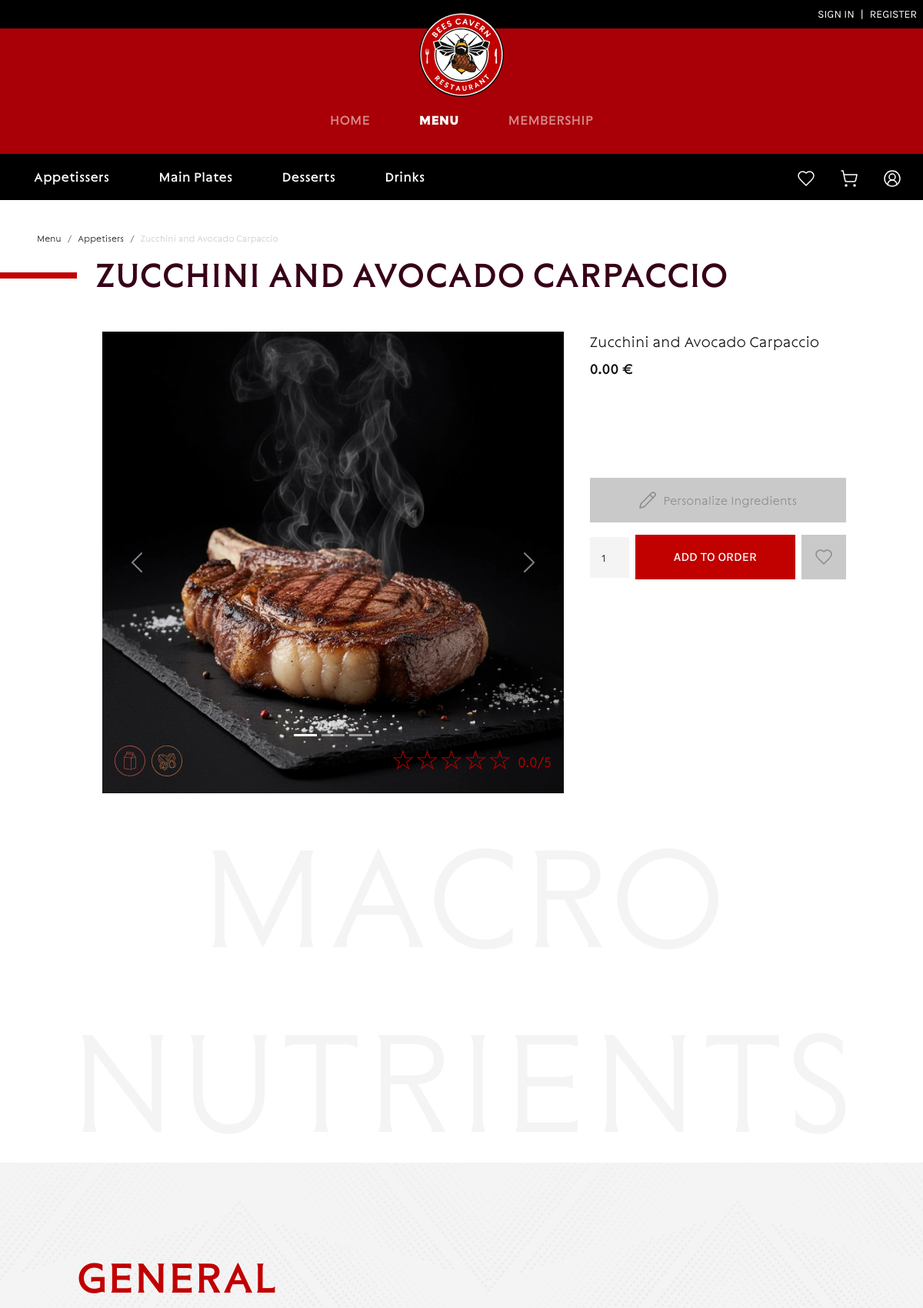
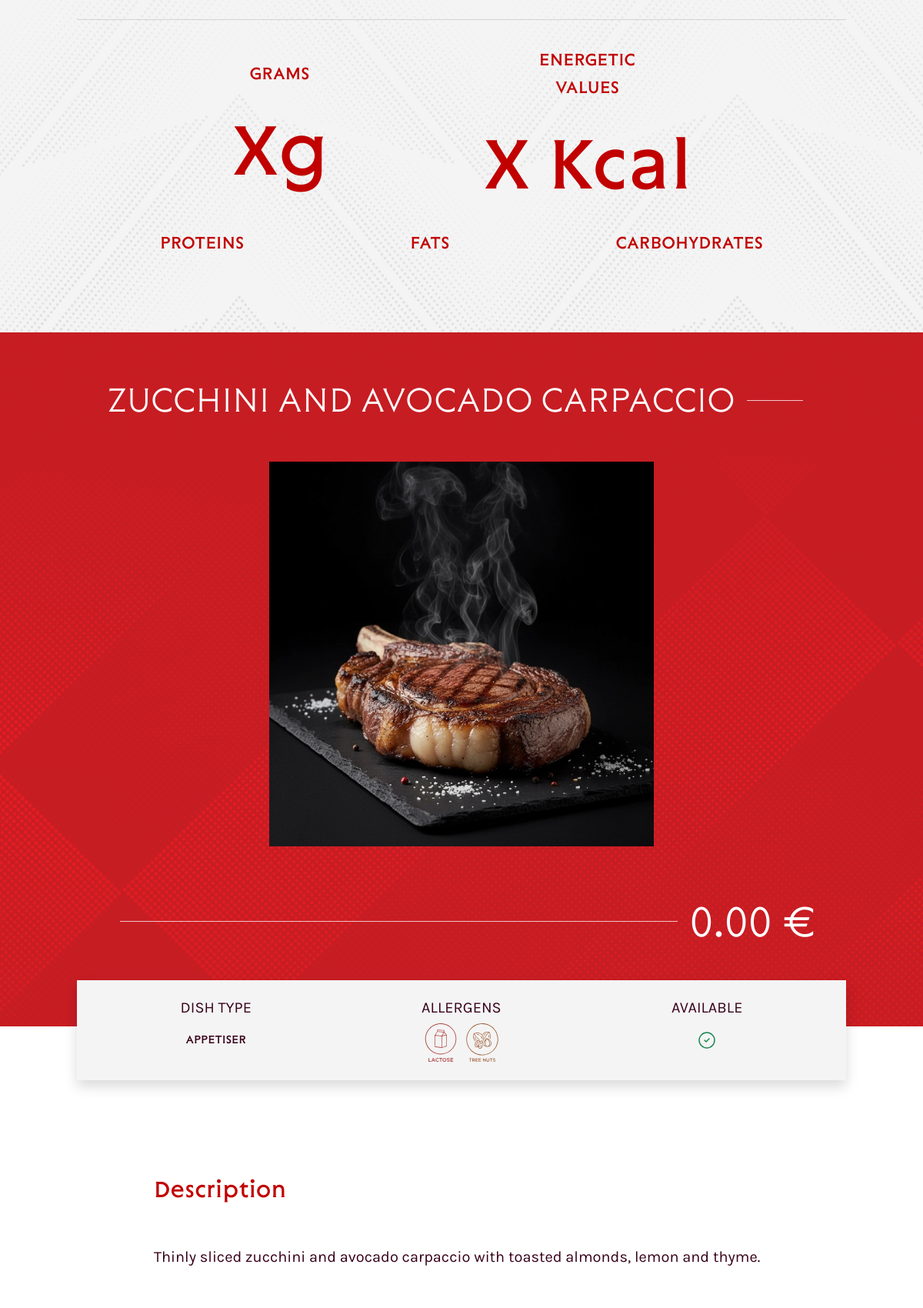
The page /?controller=Product&action=show&id=1 (upper part) on the database its author committed (2 pictures, top to bottom).
### tables this page shows
CREATE TABLE allergen (
  id_allergen     BIGINT UNSIGNED PRIMARY KEY AUTO_INCREMENT,
  name            VARCHAR(80) NOT NULL,
  description     VARCHAR(255) NULL,
  icon_dir        JSON NOT NULL
);

CREATE TABLE product (
  id_product        BIGINT UNSIGNED PRIMARY KEY AUTO_INCREMENT,
  name              VARCHAR(120) NOT NULL,
  description       TEXT NULL,
  dish_type         ENUM('appetiser','main','dessert','drink') NOT NULL,  
  price             DECIMAL(10,2) NOT NULL DEFAULT 0.00,  
  img_dir           JSON NOT NULL,
  available         TINYINT(1) NOT NULL DEFAULT 1,
  created_at        DATETIME NOT NULL DEFAULT CURRENT_TIMESTAMP,
  updated_at        DATETIME NOT NULL DEFAULT CURRENT_TIMESTAMP ON UPDATE CURRENT_TIMESTAMP

);

### app/view/product/show.php (the view, shortened to what the rows shown need)
<!DOCTYPE html>
<html lang="en">
<head>
    <link rel="stylesheet" href="/css/products-styles.css">
</head>
<body>
    <div class="d-flex flex-column justify-content-center align-items-center col-12">
        <div class="d-flex justify-content-start align-items-center col-12 my-4">
            <?php
                $dishType = $product->getDishType();
                if ($dishType) {
                    $dishTypes = [
                        'appetiser' => 'Appetisers',
                        'main' => 'Main Plates',
                        'dessert' => 'Desserts',
                        'drink' => 'Drinks',
                    ];
                    $dishTypeLabel = $dishTypes[$dishType] ?? ucfirst($dishType);
                    renderBCPageTitle([
                        'Menu' => '/?controller=Product&action=index',
                        $dishTypeLabel => '?controller=Product&action=index&dishType=' . urlencode($product->getDishType()),
                        htmlspecialchars($product->getName()) => null
                    ]);
                } else {
                    renderBCPageTitle([ htmlspecialchars($product->getName()) => null ]);
                }
            ?>
        </div>
        <div class="product-detail d-flex flex-row justify-content-center align-items-start col-10">
            <div class="d-flex justify-content-center align-items-center col-8">
                <div class="product-image-wrapper">
                    <?php if (count($productImages) > 1): ?>
                        <?php $carouselId = 'productCarousel-' . htmlspecialchars($product->getId());?>
                        <div id="<?= $carouselId ?>" class="carousel slide" data-bs-ride="carousel">
                            <div class="carousel-indicators">
                                <?php foreach ($productImages as $prodImg => $img): ?>
                                    <button type="button" data-bs-target="#<?= $carouselId ?>" data-bs-slide-to="<?= $prodImg ?>"
                                        <?= $prodImg === 0 ? 'class="active" aria-current="true"' : '' ?> aria-label="Slide <?= $prodImg+1 ?>">
                                    </button>
                                <?php endforeach; ?>
                            </div>
                            <div class="carousel-inner">
                                <?php foreach ($productImages as $prodImg => $img): ?>
                                    <div class="carousel-item <?= $prodImg === 0 ? 'active' : '' ?>">
                                        <img src="<?= htmlspecialchars($img) ?>" class="d-block w-100 product-main-image" alt="<?= htmlspecialchars($product->getName()) ?>">
                                    </div>
                                <?php endforeach; ?>
                            </div>
                            <button class="carousel-control-prev" type="button" data-bs-target="#<?= $carouselId ?>" data-bs-slide="prev">
                                <span class="carousel-control-prev-icon" aria-hidden="true"></span>
                            </button>
                            <button class="carousel-control-next" type="button" data-bs-target="#<?= $carouselId ?>" data-bs-slide="next">
                                <span class="carousel-control-next-icon" aria-hidden="true"></span>
                            </button>
                        </div>
                    <?php else: ?>
                        <img src="<?= htmlspecialchars($productImages[0]) ?>" alt="<?= htmlspecialchars($product->getName()) ?>" class="product-main-image">
                    <?php endif; ?>
                    <div class="carousel-overlay p-3 d-flex justify-content-between align-items-center">
                        <?php if (isset($productContainedAllergens) && !empty($productContainedAllergens)): ?>
                            <div class="d-flex flex-wrap align-items-center gap-2">
                                <?php foreach ($productContainedAllergens as $allergen): ?>
                                    <?= $allergen->renderIconOrName('color', 'width="40" height="40"') ?>
                                <?php endforeach; ?>
                            </div>
                        <?php endif; ?>
                        <div class="d-flex justify-content-end align-items-center">
                            <div class="d-flex justify-content-center align-items-center gap-2">
                                <div class="stars" style="font-size:35px;" aria-hidden="true">
                                    <?php
                                        $rounded = (int)round($productRating);
                                        for ($i = 1; $i <= 5; $i++) {
                                            if ($i <= $rounded) {
                                                echo '<span class="text-primary-red">&#9733;</span>';
                                            } else {
                                                echo '<span class="text-primary-red">&#9734;</span>';
                                            }
                                        }
                                    ?>
                                </div>
                            </div>
                            <span class="font-sting-light fs-20 text-primary-red ms-2"><?= htmlspecialchars(number_format($productRating, 1)) ?>/5</span>
                        </div>
                    </div>
                </div>
            </div>
            <div class="d-flex flex-column justify-content-start col-4 gap-3">
                <div class="d-flex flex-column justify-content-center align-items-start">
                    <h6 class="font-sting-light fs-20 text-primary-black"><?= htmlspecialchars($product->getName()) ?></h6>
                    <span class="font-sting-regular fs-20 text-primary-black"><?= number_format($product->getPrice(), 2) ?> €</span>
                </div>
                <button class="btn-white bg-secondary-white w-100 py-3" disabled>
                    <i data-lucide="pencil"></i>
                    <span class="font-sting-light fs-16">Personalize Ingredients</span>
                </button>
                <div class="d-flex align-items-center gap-2">
                    <?php if (method_exists($product, 'getAvailable') ? $product->getAvailable() : false): ?>
                        <form class="add-to-cart-form d-flex align-items-center gap-2 w-100" data-product-id="<?= $product->getId() ?>">
                            <div class="input-group w-25">
                                <input type="number" id="quantity" name="quantity" value="1" min="1" max="10" class="w-100 py-3 text-center">
                            </div>
                            <button type="submit" class="btn-red w-100 py-3">ADD TO ORDER</button>
                        </form>
                        <button class="btn-white p-3" disabled title="Add to favourites (not implemented)">
                            <i data-lucide="heart" class=""></i>
                        </button>
                    <?php else: ?>
                        <div class="font-sting-light fs-16 color-primary-grey">Product not available right now</div>
                    <?php endif; ?>
                </div>
            </div>
        </div>
        <div class="product-macros d-flex flex-column justify-content-center align-items-center col-12">
            <h3 class="font-sting-light fs-200 text-secondary-white text-uppercase text-center my-0">MACRO<br>NUTRIENTS</h3>
            <div class="macros-values white-bg d-flex justify-content-center align-items-center gap-4 col-12">
                <div class="macro-item d-flex flex-column justify-content-center align-items-center col-10">
                    <span class="justify-content-start font-sting-regular fs-60 text-primary-red uppercase w-100">GENERAL</span>
                    <hr class="flex-fill border-1 border-primary-grey mt-4 mx-3 opacity-75 w-100">
                    <div class="d-flex justify-content-evenly align-items-center w-100 mt-3">
                        <div class="d-flex flex-column justify-content-center align-items-center">
                            <span class="font-sting-regular fs-24 text-primary-red uppercase">GRAMS</span>
                            <span class="font-sting-regular fs-100 text-primary-red">Xg</span>
                        </div>
                        <div class="d-flex flex-column justify-content-center align-items-center">
                            <span class="font-sting-regular fs-24 text-primary-red text-center uppercase">ENERGETIC<br>VALUES</span>
                            <span class="font-sting-regular fs-100 text-primary-red">X Kcal</span>
                        </div>
                    </div>
                    <div class="d-flex justify-content-around align-items-center w-100 mt-3">
                        <div class="d-flex flex-column justify-content-center align-items-center">
                            <span class="font-sting-regular fs-24 text-primary-red uppercase">PROTEINS</span>
                        </div>
                        <div class="d-flex flex-column justify-content-center align-items-center">
                            <span class="font-sting-regular fs-24 text-primary-red uppercase">FATS</span>
                        </div>
                        <div class="d-flex flex-column justify-content-center align-items-center">
                            <span class="font-sting-regular fs-24 text-primary-red uppercase">CARBOHYDRATES</span>
                        </div>
                    </div>
                </div>
            </div>
        </div>
        <div class="d-flex flex-column justify-content-center align-items-center col-12">
            <div class="red-bg d-flex flex-column justify-content-center align-items-center col-12 p-5">
                <div class="d-flex flex-row justify-content-center align-items-center col-10">
                    <span class="font-sting-light fs-48 text-primary-white text-start text-nowrap text-uppercase">
                        <?= htmlspecialchars($product->getName()) ?>
                    </span>
                    <hr class="flex-fill border-1 border-white mt-4 mx-3 opacity-75">
                </div>
                <img src="<?= htmlspecialchars($productImages[0]) ?>" alt="<?= htmlspecialchars($product->getName()) ?>" width="500" height="500" class="product-main-image my-5">
                <div class="d-flex flex-row justify-content-center align-items-center col-10 mb-5">
                    <hr class="flex-fill border-1 border-primary-white opacity-75 mx-3 mt-4">
                    <span class="font-sting-light fs-60 text-primary-white text-end text-nowrap">
                        <?= number_format($product->getPrice(), 2) ?> €
                    </span>
                </div>
            </div>
            <div class="product-info d-flex justify-content-between bg-secondary-white shadow p-4 col-10">
                <div class="text-center flex-fill">
                    <h5 class="font-karla-regular fs-20 text-primary-dark-red text-uppercase">Dish Type</h5>
                    <p class="font-sting-regular fs-16 text-primary-dark-red text-uppercase mt-3"><?= htmlspecialchars($product->getDishType() ?? '—') ?></p>
                </div>
                <div class="text-center flex-fill">
                    <h5 class="font-karla-regular fs-20 text-primary-dark-red text-uppercase">Allergens</h5>
                    <div class="font-sting-regular fs-16 text-primary-dark-red text-uppercase mt-2">
                        <?php foreach ($productContainedAllergens as $allergen): ?>
                            <?= $allergen->renderIconOrName('txt', 'width="50" height="50"') ?>
                        <?php endforeach; ?>
                    </div>
                </div>
                <div class="text-center flex-fill">
                    <h5 class="font-karla-regular fs-20 text-primary-dark-red text-uppercase">Available</h5>
                    <p class="font-sting-regular fs-16 text-primary-dark-red text-uppercase mt-3">
                        <?php if ((bool)$product->getAvailable()): ?>
                            <i data-lucide="circle-check" class="text-success" aria-hidden="true"></i>
                        <?php else: ?>
                            <i data-lucide="circle-x" class="text-danger" aria-hidden="true"></i>
                        <?php endif; ?>
                    </p>
                </div>
            </div>
            <div class="product-description d-flex flex-column justify-content-center align-items-start col-8 gap-3 my-5">
                <?php if ($product->getDescription()): ?>
                    <div class="my-4">
                        <h3 class="fs-32 text-capitalize">Description</h3>
                        <p class="text-primary-dark-red"><?= htmlspecialchars($product->getDescription()) ?></p>
                    </div>
                <?php endif; ?>
            </div>
        </div>
    </div>
</body>
</html>

### app/model/Allergen.php (shortened to what the rows shown need)
<?php
class Allergen{
    private string $name;
    private ?string $description = null;
    private array $icon_dir;
    public function __construct($data = null)
    {
        if ($data) {
            $this->name = (string)($data['name'] ?? '');
            $this->description = isset($data['description']) ? (string)$data['description'] : null;
            $this->icon_dir = isset($data['icon_dir']) ? (is_string($data['icon_dir']) ? json_decode($data['icon_dir'], true) : $data['icon_dir']) : [];
        }
    }
    public function getName()
    {
        return $this->name;
    }
    public function getDescription()
    {
        return $this->description;
    }
    public function getIconDir()
    {
        return $this->icon_dir;
    }
    public function getIconUrl(string $key = 'color', string $fallbackFolder = '/assets/img/icons/contain_allergen/')
    {
        $icons = $this->getIconDir() ?? [];
        $iconSrc = $icons[$key] ?? null;
        $url = (strpos($iconSrc, '/') === 0) ? $iconSrc : rtrim($fallbackFolder, '/') . '/' . ltrim($iconSrc, '/');
        $fs = rtrim((string)$_SERVER['DOCUMENT_ROOT'], '\/') . $url;
        return file_exists($fs) ? $url : null;
    }
    public function renderIconOrName(string $key = 'color', $attrs = 'width="40" height="40"')
    {
        $url = $this->getIconUrl($key);
        if ($url) {
            return '<img src="'.htmlspecialchars($url).'" alt="'.htmlspecialchars($this->getName()).': ' . htmlspecialchars($this->getDescription()) . '"
                title="'.htmlspecialchars($this->getName()).': ' . htmlspecialchars($this->getDescription()) . '" '.$attrs.' class="allergen-icon bg-transparent border-0">';
        }
        return '<span class="font-sting-regular fs-16 text-primary-dark-red text-uppercase">' . htmlspecialchars($this->getName() ?: 'Allergen') . '</span>';
    }
}

### rows shown on the page
allergen: shows a picture
allergen: shows a picture
product: name "Zucchini and Avocado Carpaccio", price "0.00", name "ZUCCHINI AND AVOCADO CARPACCIO", dish_type "APPETISER", description "Thinly sliced zucchini and avocado carpaccio with toasted almonds, lemon and thyme."

### other values the page prints
$labelEsc "Menu"
$labelEsc "Appetisers"
$labelEsc "Zucchini and Avocado Carpaccio"
$title "ZUCCHINI AND AVOCADO CARPACCIO"
$productRating "0.0"
